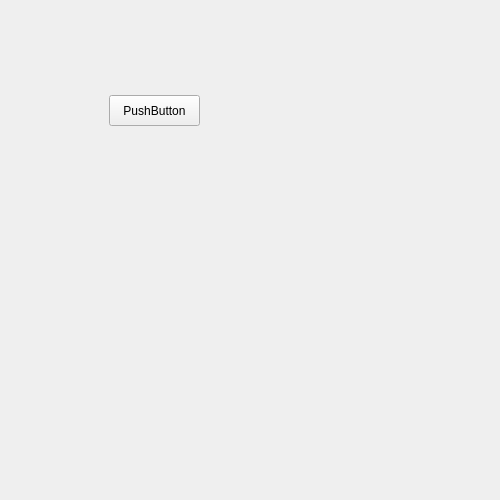
<?xml version="1.0" encoding="UTF-8"?>
<ui version="4.0">
 <class>MainWindow</class>
 <widget class="QMainWindow" name="MainWindow">
  <property name="geometry">
   <rect>
    <x>0</x>
    <y>0</y>
    <width>500</width>
    <height>500</height>
   </rect>
  </property>
  <property name="windowTitle">
   <string>MapViewer</string>
  </property>
  <widget class="QWidget" name="centralWidget">
   <widget class="QPushButton" name="pushButton">
    <property name="geometry">
     <rect>
      <x>109</x>
      <y>95</y>
      <width>91</width>
      <height>31</height>
     </rect>
    </property>
    <property name="text">
     <string>PushButton</string>
    </property>
   </widget>
  </widget>
 </widget>
 <layoutdefault spacing="6" margin="11"/>
 <resources/>
 <connections/>
</ui>
